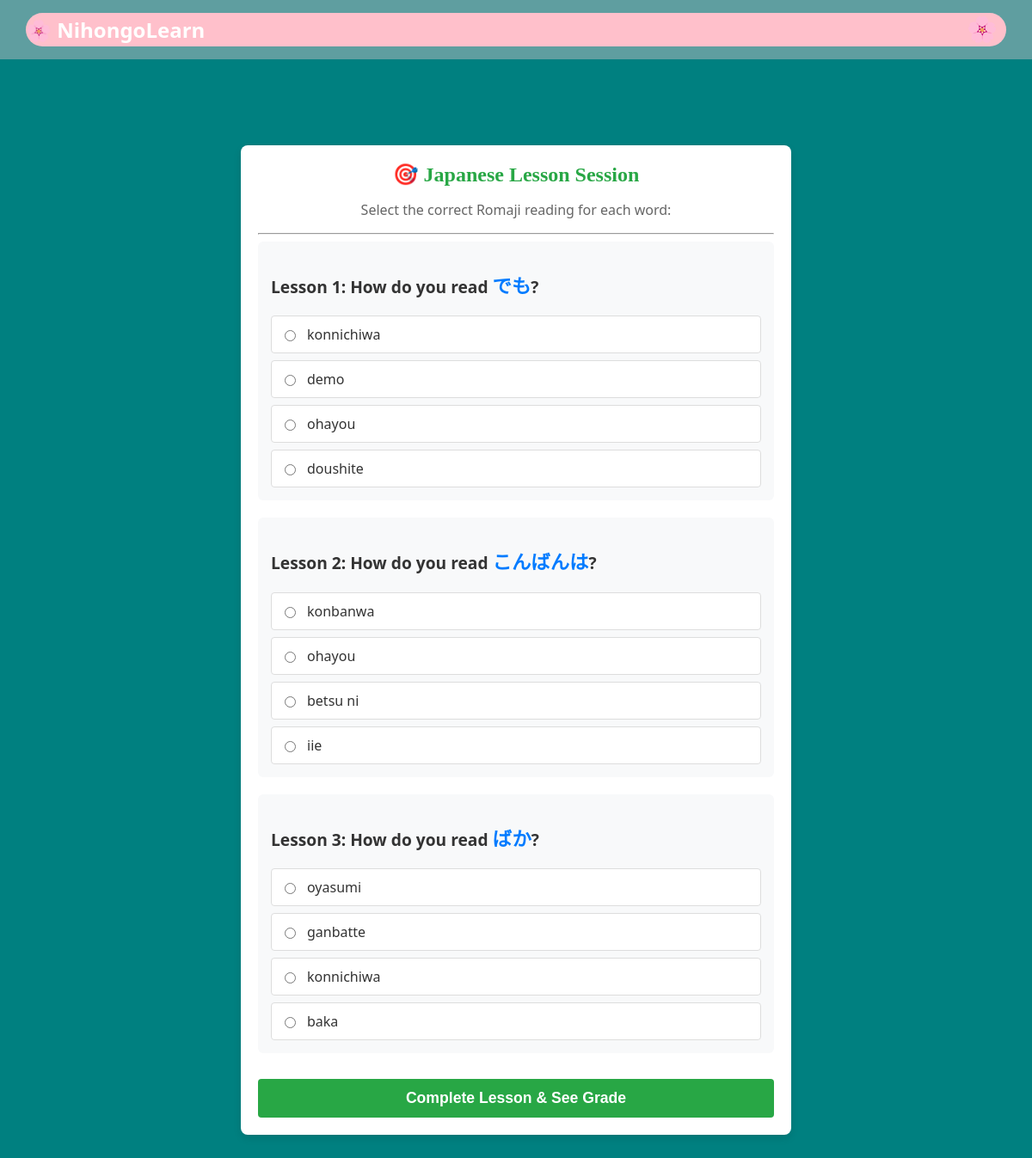
/lessons (signed in), run on the app's committed database.
### tables this page shows
CREATE TABLE phrases (
            id INTEGER PRIMARY KEY AUTOINCREMENT,
            user_id INTEGER,
            japanese TEXT,
            romaji TEXT,
            english TEXT,
            category TEXT
        );

### main.py (the view, shortened to what this page needs)
@app.route('/lessons', methods=['GET', 'POST'])
def lessons():
    if 'user' not in session:
        flash('Please log in first!', 'danger')
        return redirect(url_for('login_page'))
    conn = sqlite3.connect('database.db')
    cursor = conn.cursor()
    cursor.execute('SELECT id FROM users WHERE username = ?', (session['user'],))
    user_id = cursor.fetchone()[0]
    cursor.execute('SELECT id, japanese, romaji, english FROM phrases WHERE user_id = ?', (user_id,))
    all_phrases = cursor.fetchall()
    if len(all_phrases) < 4:
        conn.close()
        flash('Add at least 4 phrases to your dictionary to generate dynamic multiple-choice options!', 'warning')
        return redirect(url_for('dashboard'))
    lesson_items = random.sample(all_phrases, min(len(all_phrases), 3))
    quiz_data = []
    for item in lesson_items:
        correct_romaji = item[2]
        decoys = [p[2] for p in all_phrases if p[2] != correct_romaji]
        choices = random.sample(decoys, min(len(decoys), 3)) + [correct_romaji]
        random.shuffle(choices) # Shuffle so correct choice isn't always last
        quiz_data.append({
            'id': item[0],
            'japanese': item[1],
            'choices': choices,
            'correct': correct_romaji
        })
    conn.close()
    return render_template('lessons.html', quiz_data=quiz_data, enumerate=enumerate)

### templates/lessons.html (shortened to what this page needs)
{% extends 'base.html' %}
{% block content %}
<div style="max-width: 600px; margin: 40px auto; padding: 20px; background: white; border-radius: 8px; box-shadow: 0 4px 10px rgba(0,0,0,0.1);">
    <h2 style="text-align: center; color: #28a745;">🎯 Japanese Lesson Session</h2>
    <p style="text-align: center; color: #666;">Select the correct Romaji reading for each word:</p>
    <hr>
    <form action="{{ url_for('lessons') }}" method="POST">
        {% for idx, q in enumerate(quiz_data) %}
        <div style="margin-bottom: 20px; padding: 15px; background: #f8f9fa; border-radius: 6px;">
            <p style="font-size: 1.2rem; font-weight: bold;">Lesson {{ idx + 1 }}: How do you read <span style="color: #007bff; font-size: 1.4rem;">{{ q.japanese }}</span>?</p>
            <div style="display: flex; flex-direction: column; gap: 8px; margin-top: 10px;">
                {% for choice in q.choices %}
                <label style="background: white; padding: 10px; border: 1px solid #ddd; border-radius: 4px; cursor: pointer; display: flex; align-items: center; gap: 10px;">
                    <input type="radio" name="q_{{ idx }}" value="{{ choice }}" required>
                    {{ choice }}
                </label>
                {% endfor %}
            </div>
        </div>
        {% endfor %}
        <button type="submit" style="width: 100%; padding: 12px; border: none; background: #28a745; color: white; font-size: 1.1rem; border-radius: 4px; cursor: pointer; font-weight: bold; margin-top: 10px;">
            Complete Lesson & See Grade
        </button>
    </form>
</div>
{% endblock %}

### static/style.css (style rules this page uses)
body { font-family: 'Segoe UI', Tahoma, Geneva, Verdana, sans-serif; background-color: teal; color: #333; margin: 0; padding: 0; }
h2 { font-size: 1.5rem; font-family: papyrus, fantasy; margin-top: 0; margin-bottom: 10px; }

### data on the page
phrases: japanese "でも", romaji "demo"
phrases: romaji "konnichiwa"
phrases: romaji "ohayou"
phrases: romaji "doushite"
phrases: japanese "こんばんは", romaji "konbanwa"
phrases: romaji "betsu ni"
phrases: romaji "iie"
phrases: japanese "ばか", romaji "baka"
phrases: romaji "oyasumi"
phrases: romaji "ganbatte"

### other printed values
{{ idx + 1 }} "1" "2" "3"
